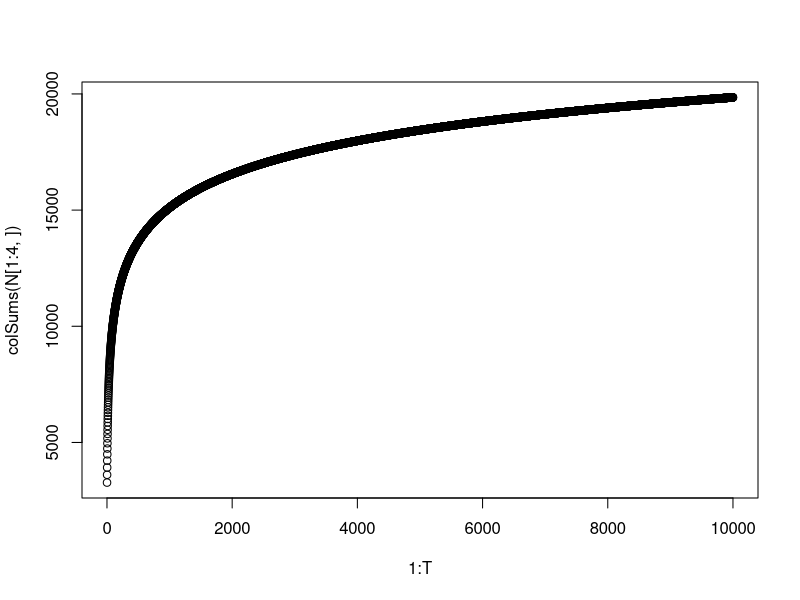

R code for this plot:
ilogit <- function(x){exp(x)/(1+exp(x))}

T <- 10000
N <- matrix(0, nrow=6, ncol=T)

N[1,1] <- runif(1, 100, 300) # n1, 1YO 
N[2,1] <- runif(1, 100, 350) # n2nB, 2YO non-breeding
N[3,1] <- runif(1, 100, 250) # n2B, 2YO breeding
N[5,1] <- runif(1, 100, 350) # n3+ from n2B and n3+
N[6,1] <- runif(1, 100, 2500) # n3+ from n2nB
N[4,1] <- N[5,1] + N[6,1] # n3+, 3+YO breeding


#omegaA <- 1/(1+35) # from EE
#omegaJ <- 1/(1+9)
  
BP <- 0.9 
mean.phi0 <- 0.25
mean.logit.phi0 <- log(mean.phi0/(1-mean.phi0))
mean.phiA <- 0.9
mean.logit.phiA <- log(mean.phiA/(1-mean.phiA))
mean.log.F <- -.47

betaN <- c(0.00055, 0.00055)

for(t in 1:(T-1)){
  logit.phi0 <- mean.logit.phi0 - betaN[2]*(N[3,t] + N[4,t]) 
  phi0 <- ilogit(logit.phi0)
  logit.phiA <- mean.logit.phiA - betaN[2]*(N[3,t] + N[4,t])
  phiA <- ilogit(logit.phiA)
  F <- exp(log(phi0 + (1-phi0)) + mean.log.F - betaN[1]*(N[3,t] + N[4,t]) 
              + log(BP) )
  phi2 <- phiA
  phi1 <- phi2
  alpha <- 0.3
  
  N[1,t+1] <- F * (N[3,t] + N[4,t]) 
  N[2,t+1] <- (phi1 + (1-phi1))*(1-alpha)*N[1,t]
  N[3,t+1] <- (phi1 + (1-phi1))*alpha*N[1,t]
  N[5,t+1] <- (phi2 + (1-phi2))*N[2,t]
  N[6,t+1] <- (phiA + (1-phiA))*(N[3,t] + N[4,t])
  N[4,t+1] <- N[5,t+1] + N[6,t+1]
  
}

plot(1:T, colSums(N[1:4,]))
sum(N[1:4, T])

# 0.00016, ~ 40000, inv = 6250
# 0.00038, ~ 17000, inv = 2631
# 0.000085, ~ 75000, inv = 11764
log.invDD <- rnorm(10000, 8.7, 0.55)
invDD <- exp(log.invDD)
DD <- 1/invDD
round(quantile(DD, c(0.1, 0.5, 0.9)), 6)

# if we need half, because this is only females (THINK THIS IS TRUE)
# then 0.00032 ~ 20K
# 0.00076 ~ 8.5K
# 0.00017 ~ 37.5K
log.invDDfem <- rnorm(10000, 7.95, 0.55)
invDDfem <- exp(log.invDDfem)
DDfem <- 1/invDDfem
round(quantile(DDfem, c(0.1, 0.5, 0.9)), 6)
